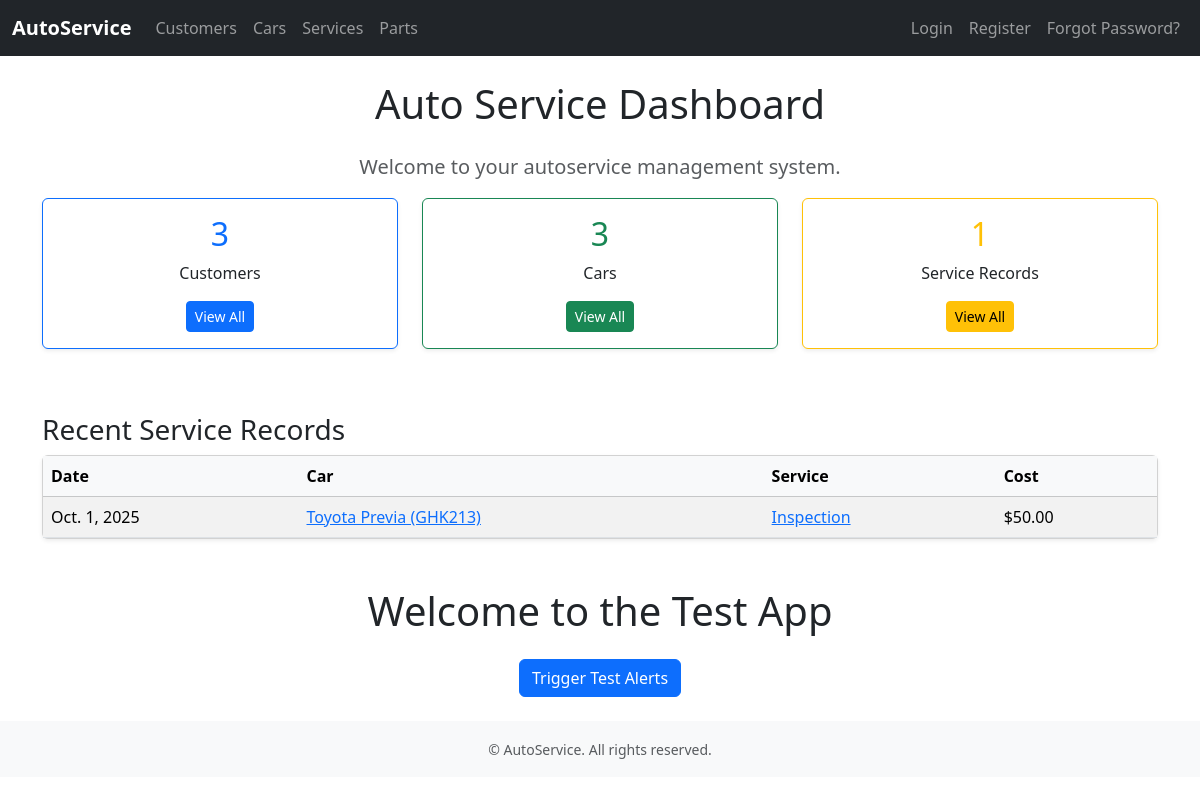
The page /finalapp/ on the database its author committed.
### finalapp/models.py (models this page shows, shortened)
class ServiceRecord(models.Model):
    car = models.ForeignKey("Car", on_delete=models.CASCADE, related_name="service_records")
    SERVICE_TYPE_CHOICES = [
        ("maintenance", "Maintenance"),
        ("repair", "Repair"),
        ("inspection", "Inspection"),
        ("other", "Other"),
    ]
    service_type = models.CharField(max_length=20, choices=SERVICE_TYPE_CHOICES)
    description = models.TextField(help_text="Detailed description of work performed")
    mileage_at_service = models.PositiveIntegerField(blank=True, null=True)
    service_date = models.DateField()
    cost = models.DecimalField(max_digits=10, decimal_places=2, blank=True, null=True)
    mechanic = models.ForeignKey(
        "auth.User",
        on_delete=models.SET_NULL,
        null=True,
        blank=True,
        related_name="services_performed"
    )
    created_at = models.DateTimeField(auto_now_add=True)

class Car(models.Model):
    owner = models.ForeignKey("Customer", on_delete=models.CASCADE, related_name="cars")
    model = models.ForeignKey(CarModel, on_delete=models.PROTECT, related_name="cars")
    year = models.PositiveIntegerField()
    vin = models.CharField(max_length=17, unique=True, help_text="Vehicle Identification Number")
    license_plate = models.CharField(max_length=15, unique=True)
    color = models.CharField(max_length=30, blank=True, null=True)
    mileage = models.PositiveIntegerField(blank=True, null=True)
    created_at = models.DateTimeField(auto_now_add=True)
    updated_at = models.DateTimeField(auto_now=True)
    picture = models.ImageField(upload_to="car_pictures/", blank=True, null=True)
    def __str__(self):
        return f"{self.model} ({self.license_plate})"

class CarModel(models.Model):
    make = models.ForeignKey(CarMake, on_delete=models.CASCADE, related_name="models")
    name = models.CharField(max_length=100)
    class Meta:
        unique_together = ("make", "name")
    def __str__(self):
        return f"{self.make.name} {self.name}"

class CarMake(models.Model):
    name = models.CharField(max_length=50, unique=True)

### finalapp/views.py (the view)
# urls.py: path("", views.index, name="index"),
def index(request):
    context = {
        "customer_count": Customer.objects.count(),
        "car_count": Car.objects.count(),
        "service_count": ServiceRecord.objects.count(),
        "recent_services": ServiceRecord.objects.select_related("car").order_by("-service_date")[:5],
    }
    return render(request, "index.html", context)

### finalapp/templates/index.html
{% extends "base.html" %}
{% block content %}
<div class="text-center">
    <h1 class="mb-4">Auto Service Dashboard</h1>
    <p class="lead text-muted">Welcome to your autoservice management system.</p>
</div>
<div class="row text-center">
  <div class="col-md-4 mb-3">
    <div class="card shadow-sm border-primary">
      <div class="card-body">
        <h2 class="card-title text-primary">{{ customer_count }}</h2>
        <p class="card-text">Customers</p>
        <a href="{% url 'customer_list' %}" class="btn btn-primary btn-sm">View All</a>
      </div>
    </div>
  </div>
  <div class="col-md-4 mb-3">
    <div class="card shadow-sm border-success">
      <div class="card-body">
        <h2 class="card-title text-success">{{ car_count }}</h2>
        <p class="card-text">Cars</p>
        <a href="{% url 'car_list' %}" class="btn btn-success btn-sm">View All</a>
      </div>
    </div>
  </div>
  <div class="col-md-4 mb-3">
    <div class="card shadow-sm border-warning">
      <div class="card-body">
        <h2 class="card-title text-warning">{{ service_count }}</h2>
        <p class="card-text">Service Records</p>
        <a href="{% url 'service_list' %}" class="btn btn-warning btn-sm">View All</a>
      </div>
    </div>
  </div>
</div>
<h3 class="mt-5">Recent Service Records</h3>
<div class="card shadow-sm">
  <div class="card-body p-0">
    <table class="table table-striped mb-0">
      <thead class="table-light">
        <tr>
          <th>Date</th>
          <th>Car</th>
          <th>Service</th>
          <th>Cost</th>
        </tr>
      </thead>
      <tbody>
        {% for record in recent_services %}
        <tr>
          <td>{{ record.service_date }}</td>
          <td><a href="{% url 'car_detail' record.car.pk %}">{{ record.car }}</a></td>
          <td><a href="{% url 'service_detail' record.pk %}">{{ record.get_service_type_display }}</a></td>
          <td>${{ record.cost }}</td>
        </tr>
        {% empty %}
        <tr>
          <td colspan="4" class="text-center">No recent service records.</td>
        </tr>
        {% endfor %}
      </tbody>
    </table>
  </div>
</div>
<div class="text-center mt-5">
    <h1>Welcome to the Test App</h1>
    <a href="{% url 'test_alerts' %}" class="btn btn-primary mt-3">Trigger Test Alerts</a>
</div>
{% endblock %}

### finalapp/static/finalapp/css/style.css (style rules this page uses)
body { font-family: Arial, Helvetica, sans-serif; background-color: #f8f9fa; }
.card { border-radius: 12px; box-shadow: 0 4px 8px rgba(0, 0, 0, 0.05); transition: transform 0.2s ease-in-out; }

### rows shown on the page
ServiceRecord: service_date "Oct. 1, 2025", car "Toyota Previa (GHK213)", service_type "Inspection", cost "50.00"

### other values the page prints
{{ customer_count }} "3"
{{ car_count }} "3"
{{ service_count }} "1"
